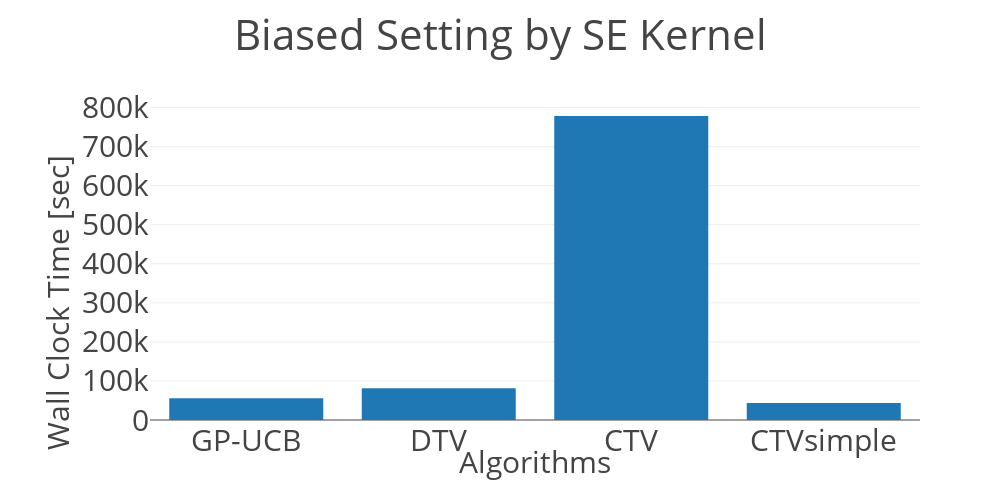

Notebook source saved alongside this figure:
### Code cell
title = 'Biased Setting by SE Kernel'

target_dir = './results/'
normal = target_dir + '20190507/output_log_rbf_tv_and_time_dep_normal.log'
dtv = target_dir + '20190507/output_log_rbf_tv_and_time_dep_dtv.log'
ctv = target_dir + '20190507/output_log_rbf_tv_and_time_dep_ctv.log'
ctv_delta = target_dir + '20190507/output_log_rbf_tv_and_time_dep_ctv_delta.log'

plot_run_time(normal, dtv, ctv, ctv_delta, title)

### Figure 1 — Plotly figure (JSON) as saved in the notebook; plotly's stock layout.template omitted (floating-point values rounded to 4 significant figures)
{"data": [{"type": "bar", "uid": "47cf8298-3053-4c61-b42e-86884edc5b08", "x": ["GP-UCB", "DTV", "CTV", "CTVsimple"], "y": [55694, 81442, 778461, 43484]}], "layout": {"annotations": [{"showarrow": false, "text": "Algorithms", "x": 0.5, "xref": "paper", "y": -0.2, "yref": "paper"}, {"showarrow": false, "text": "Wall Clock Time [sec]", "textangle": -90, "x": -0.15, "xref": "paper", "y": -0.1, "yref": "paper"}], "autosize": false, "font": {"size": 30}, "height": 500, "margin": {"l": 150}, "title": {"text": "Biased Setting by SE Kernel"}, "width": 1000}}
